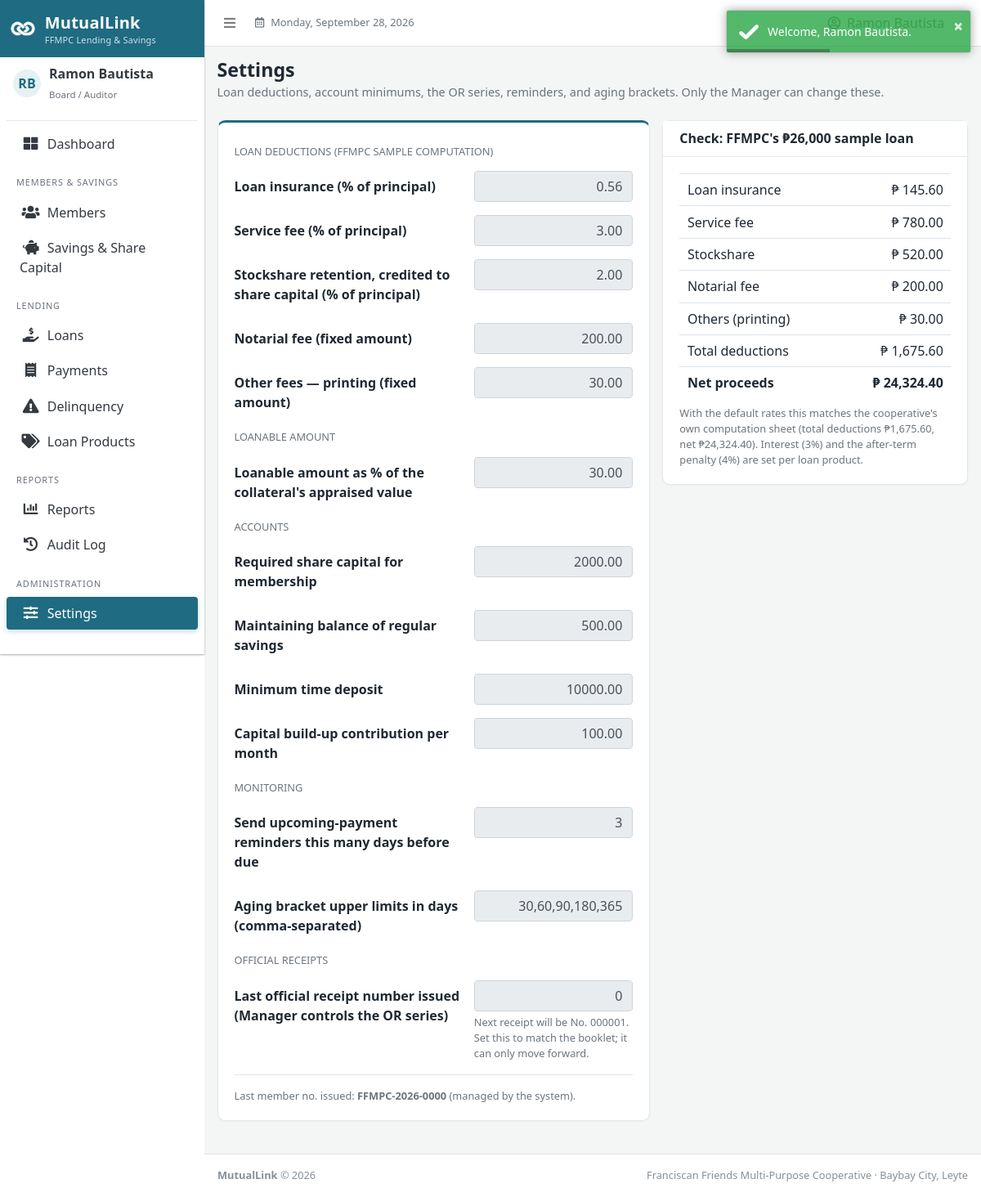
/dashboard.php?page=settings (signed in), run on the app's committed database.
### tables this page shows
CREATE TABLE settings (
  setting_key    VARCHAR(50)  NOT NULL,
  setting_value  VARCHAR(100) NOT NULL,
  label          VARCHAR(150) NOT NULL,
  PRIMARY KEY (setting_key)
);

### config/helpers.php (called while the page is built, shortened)
<?php
function e(mixed $value): string
{
    return htmlspecialchars((string) ($value ?? ''), ENT_QUOTES, 'UTF-8');
}
function money(mixed $amount): string
{
    return '₱ ' . number_format((float) $amount, 2);
}
function old(string $key, mixed $default = ''): string
{
    return $_SERVER['REQUEST_METHOD'] === 'POST' && isset($_POST[$key]) && is_string($_POST[$key])
        ? $_POST[$key]
        : (string) ($default ?? '');
}
function deduction_rates(): array
{
    return [
        'service_fee_pct' => (float) setting('service_fee_pct'),
        'insurance_pct'   => (float) setting('insurance_pct'),
        'stockshare_pct'  => (float) setting('stockshare_pct'),
        'notarial_fee'    => (float) setting('notarial_fee'),
        'other_fee'       => (float) setting('other_fee'),
    ];
}
function setting(string $key): string
{
    static $cache = null;
    if ($cache === null) {
        $cache = db()->query('SELECT setting_key, setting_value FROM settings')->fetchAll(PDO::FETCH_KEY_PAIR);
    }
    return (string) ($cache[$key] ?? '');
}
function format_or(int $n): string
{
    return str_pad((string) $n, 6, '0', STR_PAD_LEFT);
}

### config/db.php (called while the page is built, shortened)
<?php
function db(): PDO
{
    static $pdo = null;
    if ($pdo instanceof PDO) {
        return $pdo;
    }
    $dsn = 'mysql:host=' . DB_HOST . ';port=' . DB_PORT . ';dbname=' . DB_NAME . ';charset=utf8mb4';
    $options = [
        PDO::ATTR_ERRMODE            => PDO::ERRMODE_EXCEPTION,
        PDO::ATTR_DEFAULT_FETCH_MODE => PDO::FETCH_ASSOC,
        PDO::ATTR_EMULATE_PREPARES   => false,
    ];
    try {
        $pdo = new PDO($dsn, DB_USER, DB_PASS, $options);
    } catch (PDOException $e) {
        error_log('MutualLink DB connection failed: ' . $e->getMessage());
        http_response_code(500);
        exit('The system cannot reach the database right now. Please contact the administrator.');
    }
    return $pdo;
}

### config/rbac.php (called while the page is built, shortened)
<?php
function can(string $module, string $action = 'view'): bool
{
    $role = $_SESSION['role'] ?? null;
    return $role !== null && in_array($role, RBAC[$module][$action] ?? [], true);
}

### lib/loan_calc.php (called while the page is built, shortened)
<?php
function money_round(float $value): float
{
    return round($value, 2);
}
function compute_deductions(float $principal, array $rates, float $previousLoanBalance): array
{
    $d = [
        'service_fee'   => money_round($principal * $rates['service_fee_pct'] / 100),
        'insurance'     => money_round($principal * $rates['insurance_pct'] / 100),
        'stockshare'    => money_round($principal * $rates['stockshare_pct'] / 100),
        'notarial_fee'  => money_round($rates['notarial_fee']),
        'other_fee'     => money_round($rates['other_fee']),
        'previous_loan' => money_round($previousLoanBalance),
    ];
    $d['total'] = money_round(array_sum($d));
    $d['net'] = money_round($principal - $d['total']);
    return $d;
}

### views/settings.php (the view, shortened to what this page needs)
<?php
$canEdit = can('settings', 'update');
$editable = [
    'service_fee_pct'         => ['pct', 0, 20],
    'insurance_pct'           => ['pct', 0, 20],
    'stockshare_pct'          => ['pct', 0, 20],
    'notarial_fee'            => ['money', 0, 10000],
    'other_fee'               => ['money', 0, 10000],
    'collateral_loanable_pct' => ['pct', 1, 100],
    'min_share_capital'       => ['money', 0, 1000000],
    'min_regular_savings'     => ['money', 0, 1000000],
    'min_time_deposit'        => ['money', 0, 10000000],
    'cbu_monthly'             => ['money', 0, 100000],
    'reminder_lead_days'      => ['int', 1, 30],
    'aging_brackets'          => ['brackets', 0, 0],
    'or_counter'              => ['or', 0, 0],
];
$groups = [
    'Loan deductions (FFMPC sample computation)' => ['insurance_pct', 'service_fee_pct', 'stockshare_pct', 'notarial_fee', 'other_fee'],
    'Loanable amount' => ['collateral_loanable_pct'],
    'Accounts' => ['min_share_capital', 'min_regular_savings', 'min_time_deposit', 'cbu_monthly'],
    'Monitoring' => ['reminder_lead_days', 'aging_brackets'],
    'Official receipts' => ['or_counter'],
];
$settings = db()->query('SELECT setting_key, setting_value, label FROM settings ORDER BY setting_key')->fetchAll(PDO::FETCH_UNIQUE);
$example = compute_deductions(26000.0, deduction_rates(), 0.0);
?>
<div class="row">
  <div class="col-lg-7">
    <div class="card card-primary card-outline">
      <form method="post" action="" class="ml-form" novalidate>
        <div class="card-body">
          <?php foreach ($groups as $groupLabel => $keys): ?>
            <h3 class="h6 text-muted text-uppercase small mt-2 mb-3"><?= e($groupLabel) ?></h3>
            <?php foreach ($keys as $key): $s = $settings[$key]; $type = $editable[$key][0]; ?>
              <div class="form-group row">
                <label for="<?= e($key) ?>" class="col-md-7 col-form-label"><?= e($s['label']) ?></label>
                <div class="col-md-5">
                  <input type="text" id="<?= e($key) ?>" name="<?= e($key) ?>" class="form-control text-right" <?= $canEdit ? '' : 'readonly' ?>
                         inputmode="<?= $type === 'brackets' ? 'text' : ($type === 'or' || $type === 'int' ? 'numeric' : 'decimal') ?>" value="<?= e(old($key, $s['setting_value'])) ?>">
                  <?php if ($type === 'or'): ?><small class="form-text text-muted">Next receipt will be No. <?= e(format_or((int) $s['setting_value'] + 1)) ?>. Set this to match the booklet; it can only move forward.</small><?php endif; ?>
                </div>
              </div>
            <?php endforeach; ?>
          <?php endforeach; ?>
          <hr>
          <div class="small text-muted">Last member no. issued: <strong><?= e('FFMPC-' . date('Y') . '-' . str_pad($settings['member_counter']['setting_value'], 4, '0', STR_PAD_LEFT)) ?></strong> (managed by the system).</div>
        </div>
      </form>
    </div>
  </div>
  <div class="col-lg-5">
    <div class="card">
      <div class="card-header"><h3 class="card-title">Check: FFMPC's ₱26,000 sample loan</h3></div>
      <div class="card-body">
        <table class="table table-sm mb-2">
          <tr><td>Loan insurance</td><td class="num"><?= e(money($example['insurance'])) ?></td></tr>
          <tr><td>Service fee</td><td class="num"><?= e(money($example['service_fee'])) ?></td></tr>
          <tr><td>Stockshare</td><td class="num"><?= e(money($example['stockshare'])) ?></td></tr>
          <tr><td>Notarial fee</td><td class="num"><?= e(money($example['notarial_fee'])) ?></td></tr>
          <tr><td>Others (printing)</td><td class="num"><?= e(money($example['other_fee'])) ?></td></tr>
          <tr class="border-top"><td>Total deductions</td><td class="num"><?= e(money($example['total'])) ?></td></tr>
          <tr class="font-weight-bold"><td>Net proceeds</td><td class="num"><?= e(money($example['net'])) ?></td></tr>
        </table>
        <p class="small text-muted mb-0">With the default rates this matches the cooperative's own computation sheet (total deductions ₱1,675.60, net ₱24,324.40). Interest (3%) and the after-term penalty (4%) are set per loan product.</p>
      </div>
    </div>
  </div>
</div>

### data on the page
settings: label "Loan insurance (% of principal)", insurance_pct "0.56"
settings: label "Service fee (% of principal)", service_fee_pct "3.00"
settings: label "Stockshare retention, credited to share capital (% of principal)", stockshare_pct "2.00"
settings: label "Notarial fee (fixed amount)", notarial_fee "200.00"
settings: label "Other fees — printing (fixed amount)", other_fee "30.00"
settings: label "Loanable amount as % of the collateral's appraised value", collateral_loanable_pct "30.00"
settings: label "Required share capital for membership", min_share_capital "2000.00"
settings: label "Maintaining balance of regular savings", min_regular_savings "500.00"
settings: label "Minimum time deposit", min_time_deposit "10000.00"
settings: label "Capital build-up contribution per month", cbu_monthly "100.00"
settings: label "Send upcoming-payment reminders this many days before due", reminder_lead_days "3"
settings: label "Aging bracket upper limits in days (comma-separated)", aging_brackets "30,60,90,180,365"
settings: label "Last official receipt number issued (Manager controls the OR series)", or_counter "0", format_or((int) $s['setting_value'] + 1) "000001"

### other printed values
$initials "RB"
$_SESSION['full_name'] "Ramon Bautista"
ROLES[$_SESSION['role']] "Board / Auditor"
$text "Dashboard"
$group['header'] "MEMBERS & SAVINGS"
$text "Members"
$text "Savings & Share Capital"
$group['header'] "LENDING"
$text "Loans"
$text "Payments"
$text "Delinquency"
$text "Loan Products"
$group['header'] "REPORTS"
$text "Reports"
$text "Audit Log"
